Frame 1 (no input): blank canvas, image omitted
Frame 60 (no input): blank canvas, image omitted
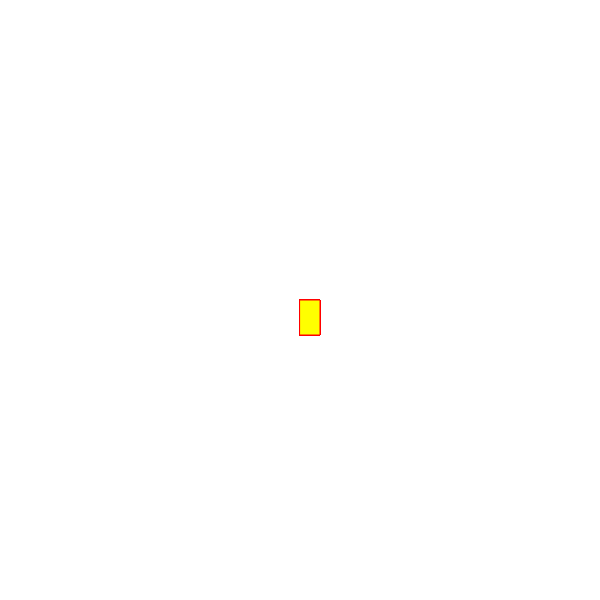
Frame 120 (the mouse pressed at the canvas centre since frame 60)

The p5.js sketch whose frames 1 and 60 were blank and that drew this single picture after the mouse press (run headless with seeded random() and noise() and a simulated clock; from frame 60 on, the mouse is pressed at the canvas centre):

// p5.js sketch
// ── sketch.js
function setup() {
    createCanvas(600, 600);
  background('white');
  }
  
  function draw() {
    
   stroke('red');
    fill('yellow');
   
    // console.log (mouseIsPressed);  
   
    if(mouseIsPressed) {
    rect (mouseX, mouseY, 20, 35);           
     }
  } 
